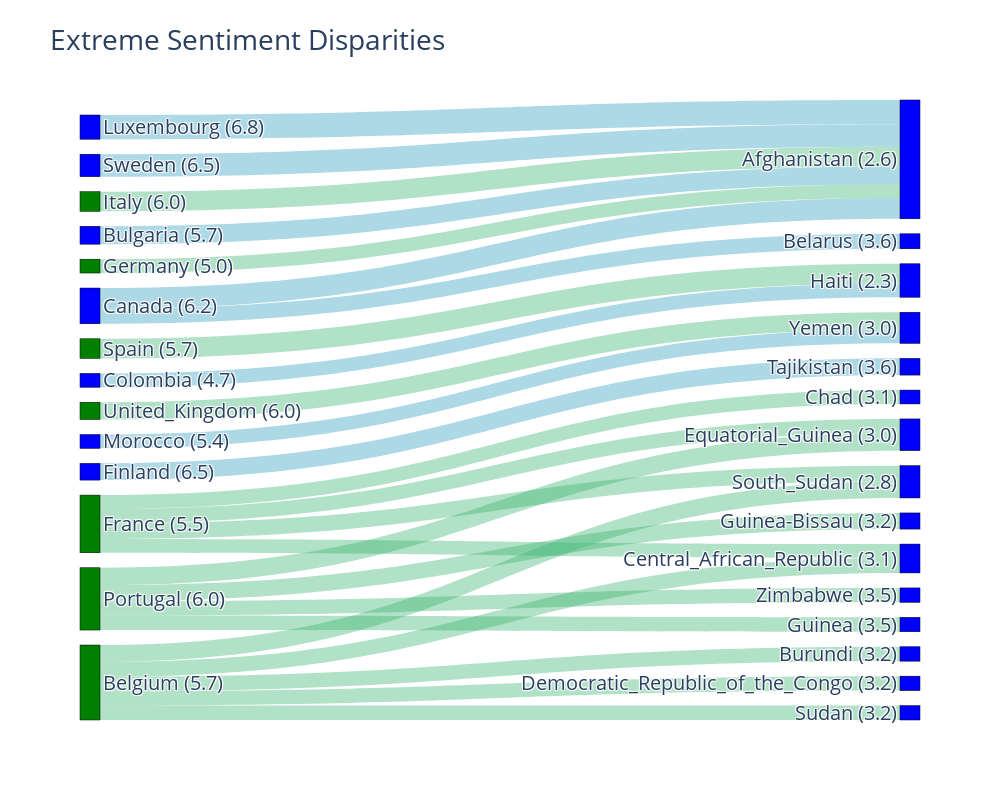

Source (notebook cell):
### Code cell
# Filter only top most connected countries for clarity
df_subgraph = df_disparity.head(25)  # Top 30 extreme disparities

# SANKEY
plot_sankey_disparities(df_subgraph)

### Figure 1 — Plotly figure (JSON) as saved in the notebook; plotly's stock layout.template omitted (floating-point values rounded to 4 significant figures)
{"data": [{"link": {"color": ["lightblue", "lightblue", "lightblue", "rgba(60, 179, 113, 0.4)", "rgba(60, 179, 113, 0.4)", "lightblue", "rgba(60, 179, 113, 0.4)", "rgba(60, 179, 113, 0.4)", "rgba(60, 179, 113, 0.4)", "lightblue", "rgba(60, 179, 113, 0.4)", "rgba(60, 179, 113, 0.4)", "lightblue", "rgba(60, 179, 113, 0.4)", "rgba(60, 179, 113, 0.4)", "rgba(60, 179, 113, 0.4)", "rgba(60, 179, 113, 0.4)", "rgba(60, 179, 113, 0.4)", "rgba(60, 179, 113, 0.4)", "rgba(60, 179, 113, 0.4)", "lightblue", "lightblue", "rgba(60, 179, 113, 0.4)", "rgba(60, 179, 113, 0.4)", "rgba(60, 179, 113, 0.4)"], "source": [0, 2, 3, 4, 6, 7, 8, 10, 12, 14, 8, 17, 3, 12, 12, 12, 12, 8, 8, 17, 25, 26, 17, 17, 28], "target": [1, 1, 1, 5, 1, 1, 9, 11, 13, 15, 16, 13, 18, 19, 20, 21, 22, 23, 24, 9, 5, 11, 19, 27, 1], "value": [4.2, 3.9, 3.6, 3.4, 3.4, 3.1, 3, 3, 2.9, 2.9, 2.8, 2.7, 2.6, 2.6, 2.5, 2.5, 2.5, 2.5, 2.5, 2.5, 2.4, 2.4, 2.4, 2.4, 2.4]}, "node": {"color": ["blue", "blue", "blue", "blue", "green", "blue", "green", "blue", "green", "blue", "green", "blue", "green", "blue", "blue", "blue", "blue", "green", "blue", "blue", "blue", "blue", "blue", "blue", "blue", "blue", "blue", "blue", "green"], "label": ["Luxembourg (6.8)", "Afghanistan (2.6)", "Sweden (6.5)", "Canada (6.2)", "Spain (5.7)", "Haiti (2.3)", "Italy (6.0)", "Bulgaria (5.7)", "Portugal (6.0)", "Equatorial_Guinea (3.0)", "United_Kingdom (6.0)", "Yemen (3.0)", "Belgium (5.7)", "South_Sudan (2.8)", "Finland (6.5)", "Tajikistan (3.6)", "Guinea-Bissau (3.2)", "France (5.5)", "Belarus (3.6)", "Central_African_Republic (3.1)", "Burundi (3.2)", "Democratic_Republic_of_the_Congo (3.2)", "Sudan (3.2)", "Zimbabwe (3.5)", "Guinea (3.5)", "Colombia (4.7)", "Morocco (5.4)", "Chad (3.1)", "Germany (5.0)"], "line": {"color": "black", "width": 0.5}, "pad": 15, "thickness": 20}, "type": "sankey"}], "layout": {"font": {"size": 20}, "height": 800, "title": {"text": "Extreme Sentiment Disparities"}, "width": 1000}}
